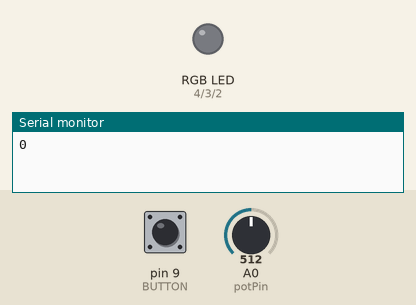
The sketch below on a simulated Arduino Uno, built with avr-gcc and run on an emulated ATmega328P. On the bench: an RGB LED mixed from three pins (HIGH = lit), the last lines printed to the serial monitor. The test bench sets the inputs (shaded band); at power-on: A0 (potPin) = 512, pin 9 (BUTTON) LOW. Dim RGB values are drawn brighter than linear.

Above: at 5.1 s.
5.2 s: A0 (potPin) set to 331
At 8.6 s:
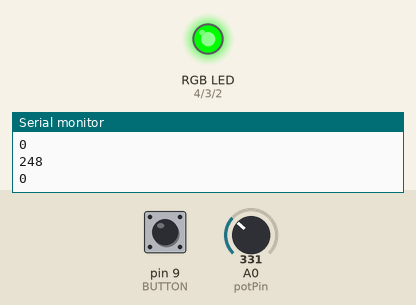
9.6 s: A0 (potPin) set to 511
At 16.6 s:
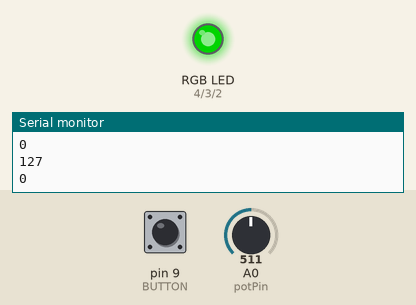
17.8 s: A0 (potPin) set to 692
At 25.6 s:
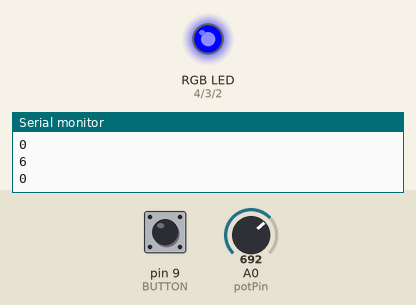
25.9 s: A0 (potPin) set to 900
At 33.9 s:
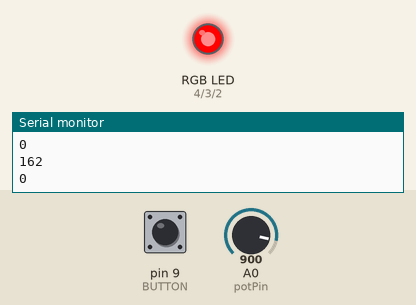
39.0 s: A0 (potPin) set to 122
At 41.9 s:
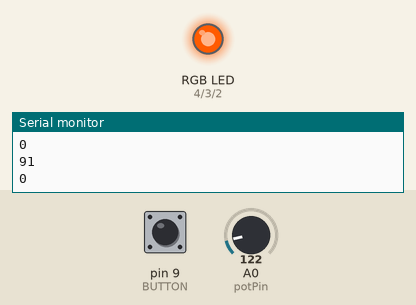
Timing chart, 0 to 43.4 s (numbered marks = the images above; inputs shaded):
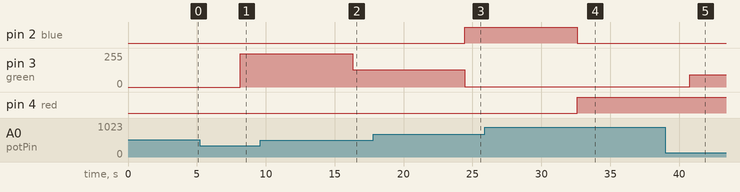

The sketch:

Lightshow.ino
```cpp
// C++ code
//
#define GREEN_PIN 12
#define YELLOW_PIN 11
#define RED_PIN 10
#define BUTTON 9

int red = 4;
int green = 3;
int blue = 2;

// INPUT: potentiometer should be connected to 5V and GND
int potPin = A0;
int potVal = 0;

// Program variables
int redVal = 0; //variables to store the values to send to the pins
int grnVal = 0;
int bluVal = 0;

void setup(){
  Serial.begin(9600);
  pinMode(red, OUTPUT); //sets the pins as output
  pinMode(green, OUTPUT);
  pinMode(blue, OUTPUT);


  //Serial.setTimeout(10);
  //pinMode(GREEN_PIN, OUTPUT);
  //pinMode(YELLOW_PIN, OUTPUT);
  //pinMode(RED_PIN, OUTPUT);
  //pinMode(BUTTON, INPUT);
  //pinMode(POTENTI_PIN, INPUT);
}

void loop(){

//put your main code here, to run repeatedly:
  Serial.println(digitalRead(BUTTON));
  if(digitalRead(BUTTON) == 1){ //button in pin 1 will read 1 in synapse
    digitalWrite(RED_PIN, HIGH); //when pressing button will turn the red on
  } else {
    digitalWrite(RED_PIN, LOW); //when the button is not being pressed, red LED will not light up
  }

  digitalWrite(GREEN_PIN, HIGH); //green light turns on first
  delay(200);
  digitalWrite(YELLOW_PIN, HIGH); //yellow light turns on second
  delay(200);
  digitalWrite(RED_PIN, HIGH); //red light turns on last

  delay(1500);
  //all three lights off preparing for flashing pattern
  digitalWrite(RED_PIN, LOW);
  digitalWrite(GREEN_PIN, LOW);
  digitalWrite(YELLOW_PIN, LOW);

  delay(100);
  //green light flashes in pattern 4 times
  digitalWrite(GREEN_PIN, HIGH);
  delay(50);
  digitalWrite(GREEN_PIN, LOW);
  delay(50);
  digitalWrite(GREEN_PIN, HIGH);
  delay(50);
  digitalWrite(GREEN_PIN, LOW);
  delay(50);
  digitalWrite(GREEN_PIN, HIGH);
  delay(50);
  digitalWrite(GREEN_PIN, LOW);
  delay(50);
  digitalWrite(GREEN_PIN, HIGH);
  delay(50);
  digitalWrite(GREEN_PIN, LOW);

  delay(100);
  //yellow light flashes in the same pattern as green 4 times
  digitalWrite(YELLOW_PIN, HIGH);
  delay(50);
  digitalWrite(YELLOW_PIN, LOW);
  delay(50);
  digitalWrite(YELLOW_PIN, HIGH);
  delay(50);
  digitalWrite(YELLOW_PIN, LOW);
  delay(50);
  digitalWrite(YELLOW_PIN, HIGH);
  delay(50);
  digitalWrite(YELLOW_PIN, LOW);
  delay(50);
  digitalWrite(YELLOW_PIN, HIGH);
  delay(50);
  digitalWrite(YELLOW_PIN, LOW);

  delay(100);
  //red light flashes in same pattern as green and yellow 4 times
  digitalWrite(RED_PIN, HIGH);
  delay(50);
  digitalWrite(RED_PIN, LOW);
  delay(50);
  digitalWrite(RED_PIN, HIGH);
  delay(50);
  digitalWrite(RED_PIN, LOW);
  delay(50);
  digitalWrite(RED_PIN, HIGH);
  delay(50);
  digitalWrite(RED_PIN, LOW);
  delay(50);
  digitalWrite(RED_PIN, HIGH);
  delay(50);
  digitalWrite(RED_PIN, LOW);


  delay(700);

  if(Serial.available() > 0){
    int flash = Serial.parseInt();
    Serial.println("flash #    :");
  }


  //making the LED's flash in a pattern
  for(int i = 0; i < 7; i++){
    digitalWrite(GREEN_PIN, HIGH);
    delay(200);
    digitalWrite(YELLOW_PIN, HIGH);
    delay(200);
    digitalWrite(RED_PIN, HIGH);
    delay(200);
  }


    //  Serial.println(digitalRead(BUTTON));


if(Serial.available() > 0){
  String color = "red";
  color = Serial.readString();
if(color.startsWith("yellow")){
  digitalWrite(YELLOW_PIN, HIGH);
}
else{
  Serial.println("yellow didn't work");
}

if(color.startsWith("red")){
  digitalWrite(RED_PIN, HIGH);
}
  else{
    Serial.println("red didn't work");
}

if(color.startsWith("green")){
  digitalWrite(GREEN_PIN, HIGH);
}
  else{
    Serial.println("green didn't work");
}
}

  {
    potVal = analogRead(potPin); //read the potentiometer value at the input pin

    if (potVal < 341) //lowest third of the ptentiometer's range(0-340)
  {
      potVal = (potVal * 3) / 4; //Normalize to 0-255

      redVal = 256 - potVal; //Red from full to off
      grnVal = potVal; //Green from off to full
      bluVal = 1; //Blue off
  }
  else if(potVal < 682) //Middle third of potentiometer's range (341-681)
  {
      potVal = ( (potVal - 341) * 3) / 4; //Normalize to 0-255

      redVal = 1; //Red off
      grnVal = 256 - potVal; //Green from full to off
      bluVal = potVal; //Blue from off to full
  }
  else //Upper third of potentiometer's range (682-1023)
  {
      potVal = ( (potVal - 683) * 3) / 4; //Normalize to 0-255

      redVal = potVal; //Red from off to full
      grnVal = 1; //Green off
      bluVal = 256 - potVal; //Blue from full to off
  }
    Serial.println(potVal);
      analogWrite(red, redVal); //Write less values to LED pins
    analogWrite(green, grnVal);
    analogWrite(blue, bluVal);
  }


  //(potenti/1023) = (brightness/255)
  //Serial.println(analogRead(POTENTI_PIN));
  //double potenti = analogRead(POTENTI_PIN);
  //double divsi = (potenti/1023);
  //int brightness = divsi*255;
  //Serial.println("brightness");
 // Serial.println(brightness);
  //analogWrite(YELLOW_PIN, brightness);


    //  Serial.println(digitalRead(BUTTON));


{
    //  Serial.println(digitalRead(BUTTON));

if(Serial.available() > 0){
  String color = "red";
  color = Serial.readString();
if(color.startsWith("yellow")){
  digitalWrite(YELLOW_PIN, HIGH);
}
else{
  Serial.println("yellow didn't work");
}
if(color.startsWith("red")){
  digitalWrite(RED_PIN, HIGH);
}
  else{
    Serial.println("red didn't work");
}
if(color.startsWith("green")){
  digitalWrite(GREEN_PIN, HIGH);
}
  else{
    Serial.println("green didn't work");
}
}
//   //green light
if(digitalRead(BUTTON) == 2){
digitalWrite(GREEN_PIN, HIGH);
Serial.println("hello");
} else {
digitalWrite(GREEN_PIN, LOW);
}
}
}


//   //green light
//   if(digitalRead(BUTTON) == 1){
//     digitalWrite(GREEN_PIN, LOW);
//           Serial.println("hello");


//   } else {
//         digitalWrite(GREEN_PIN, HIGH);

//   }
//     //  digitalWrite(GREEN_PIN, HIGH);

// delay(100);
  /*delay(1000);
  digitalWrite(GREEN_PIN, LOW);
  delay(0);
  */

  //yellow light
  // digitalWrite(YELLOW_PIN, HIGH);
  // delay(1000);
  // digitalWrite(YELLOW_PIN, LOW);
  // delay(0);

  // //red light
  // digitalWrite(RED_PIN, HIGH);
  // delay(1000);
  // digitalWrite(RED_PIN, LOW);
  // delay(0);
```

Measured:
- after the input at 5.2 s, pin 2 (blue): stays LOW (without the input it goes to HIGH after 3.0 s); pin 3 (green): 0/255 → 248/255 after 3.0 s
- after the input at 9.6 s, pin 3 (green): 248/255 → 129/255 after 6.7 s
- after the input at 17.8 s, pin 2 (blue): LOW → HIGH after 6.7 s; pin 3 (green): 129/255 → 1/255 after 6.7 s
- after the input at 25.9 s, pin 2 (blue): HIGH → LOW after 6.7 s; pin 4 (red): LOW → HIGH after 6.7 s
- after the input at 39.0 s, pin 3 (green): 1/255 → 91/255 after 1.8 s
